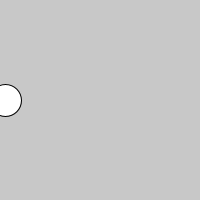
Frame 1 (no input)
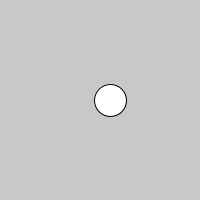
Frame 60 (the mouse pressed at the canvas centre just before this capture)
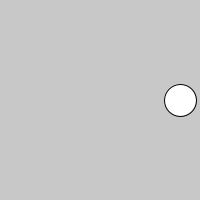
Frame 120 (the mouse held since frame 60 and released just before this capture)

The Processing sketch that drew these frames (run headless with seeded random() and noise(); from frame 60 on, the mouse is pressed at the canvas centre):

// Processing sketch: move_left_right
// ── move_left_right.pde
int speed = 5;
int x = 0;
void setup() {
 size(200,200); 
 smooth();
}

void draw() {
  background(200);
  x = x + speed;
  
  if ((x > width) || (x < 0)) {
    speed = speed * -1; 
  }
    ellipse(x, height/2, 32, 32);
  
}
